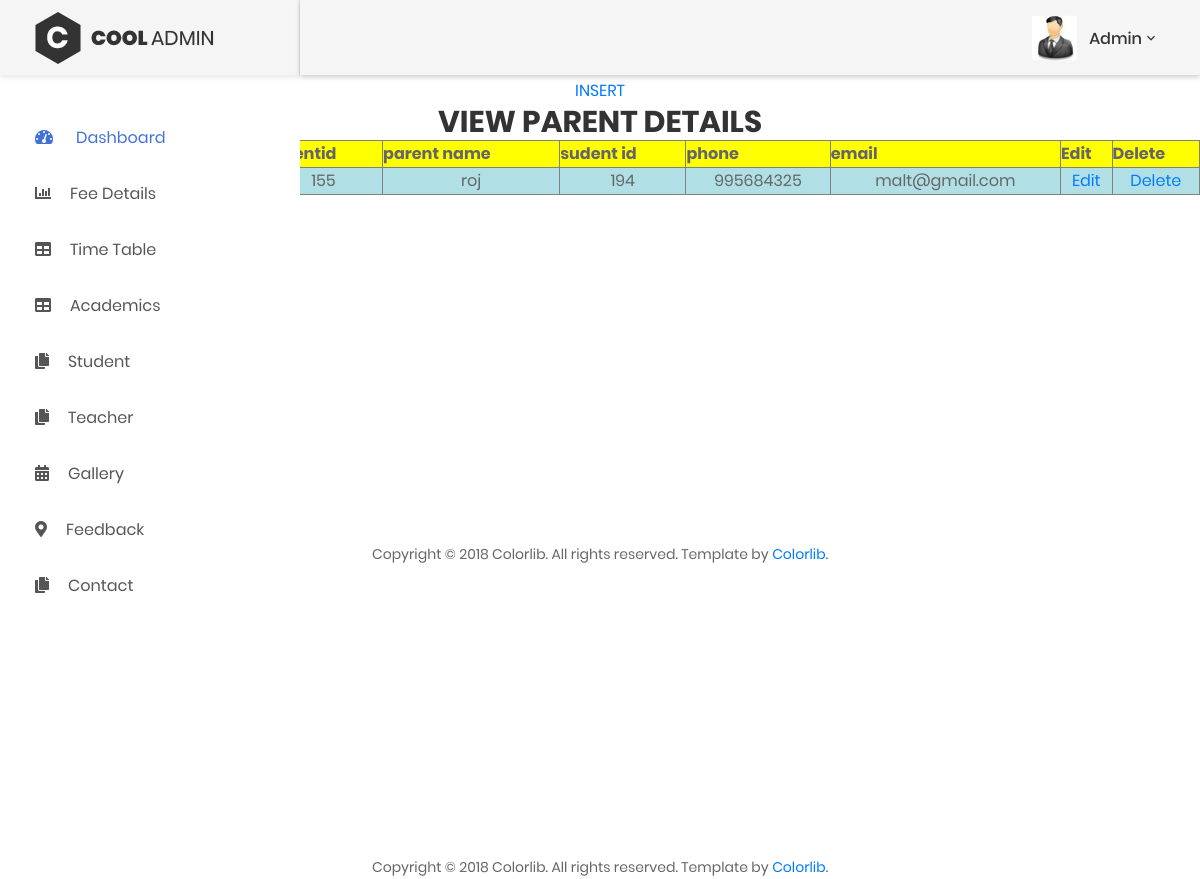
/admin/parentAction.php, run on the app's committed database.
### tables this page shows
CREATE TABLE `tbl_pdetails` (
  `parent_no` int(10) NOT NULL,
  `p_id` int(10) NOT NULL,
  `parent_name` varchar(25) NOT NULL,
  `s_id` int(10) NOT NULL,
  `phone` varchar(25) NOT NULL,
  `pemail` varchar(30) NOT NULL,
  `status` int(1) NOT NULL
);

### admin/parentedit1.php (the view, shortened to what this page needs)
<?php
include("header.php");
 $conn=new mysqli( $servername,$username, $password, $dbname);
?>
<!DOCTYPE html>
<html>
<head>
</head>
<body>
<div class="form" align="center">
    <br><br><br>
<a href="addparent.php">INSERT</a>
<h2>VIEW PARENT DETAILS</h2>
<table width="78%" border="1" style="border-collapse:collapse;"align="right">
<thead style="background-color:yellow">
<tr>
<th><strong>parentid</strong></th>
<th><strong>parent name</strong></th>
<th><strong>sudent id</strong></th>
<th><strong>phone</strong></th>
<th><strong>email</strong></th>
<th><strong>Edit</strong></th>
<th><strong>Delete</strong></th>
</tr>
</thead>
<tbody style="background-color:powderblue">
<?php
$count=1;
$sel_query="Select * from tbl_pdetails";
$result = mysqli_query($conn,$sel_query);
while($row = mysqli_fetch_array($result)) { ?>
<tr>
<td align="center"><?php echo $row["p_id"]; ?></td>
<td align="center"><?php echo $row["parent_name"]; ?></td>
<td align="center"><?php echo $row["s_id"]; ?></td>
<td align="center"><?php echo $row["phone"]; ?></td>
<td align="center"><?php echo $row["pemail"]; ?></td>
<td align="center">
<a href="parentedit.php?id=<?php echo $row["s_id"]; ?>">Edit</a>
</td>
<td align="center">
<a href="parentdelete.php?id=<?php echo $row["s_id"]; ?>&pid=<?php echo $row['p_id'];?>">Delete</a>
</td>
</tr>
<?php $count++; } ?>
</tbody>
</table>
</div>
<?php
echo"<BR><BR><BR><BR><br><br><br>";
include("footer.php");
?>
</body>
</html>

### data on the page
tbl_pdetails: p "155", parent_name "roj", s "194", phone "995684325", pemail "malt@gmail.com"
